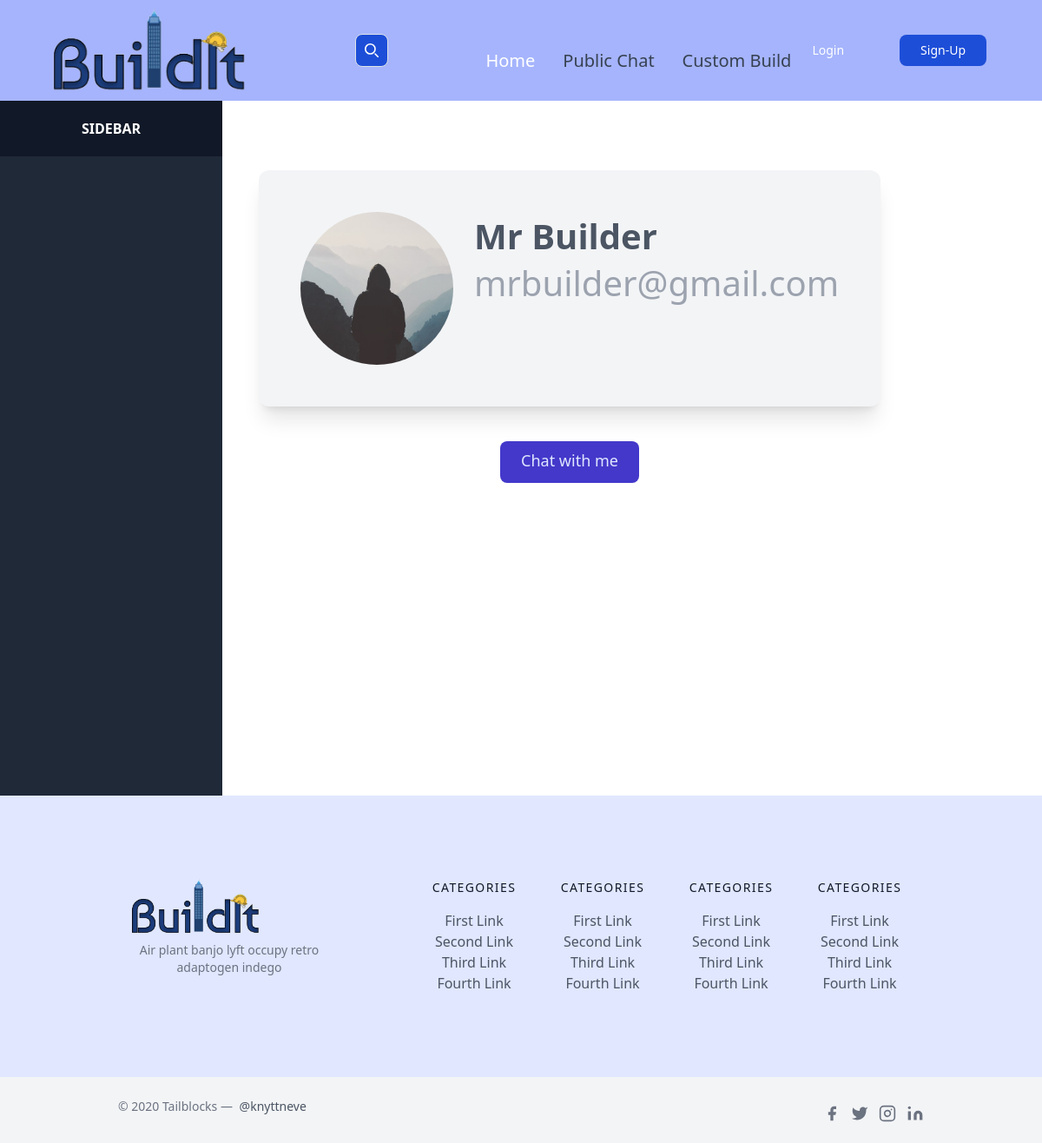
Page /profile/Mr Builder/ on the earlier database version.
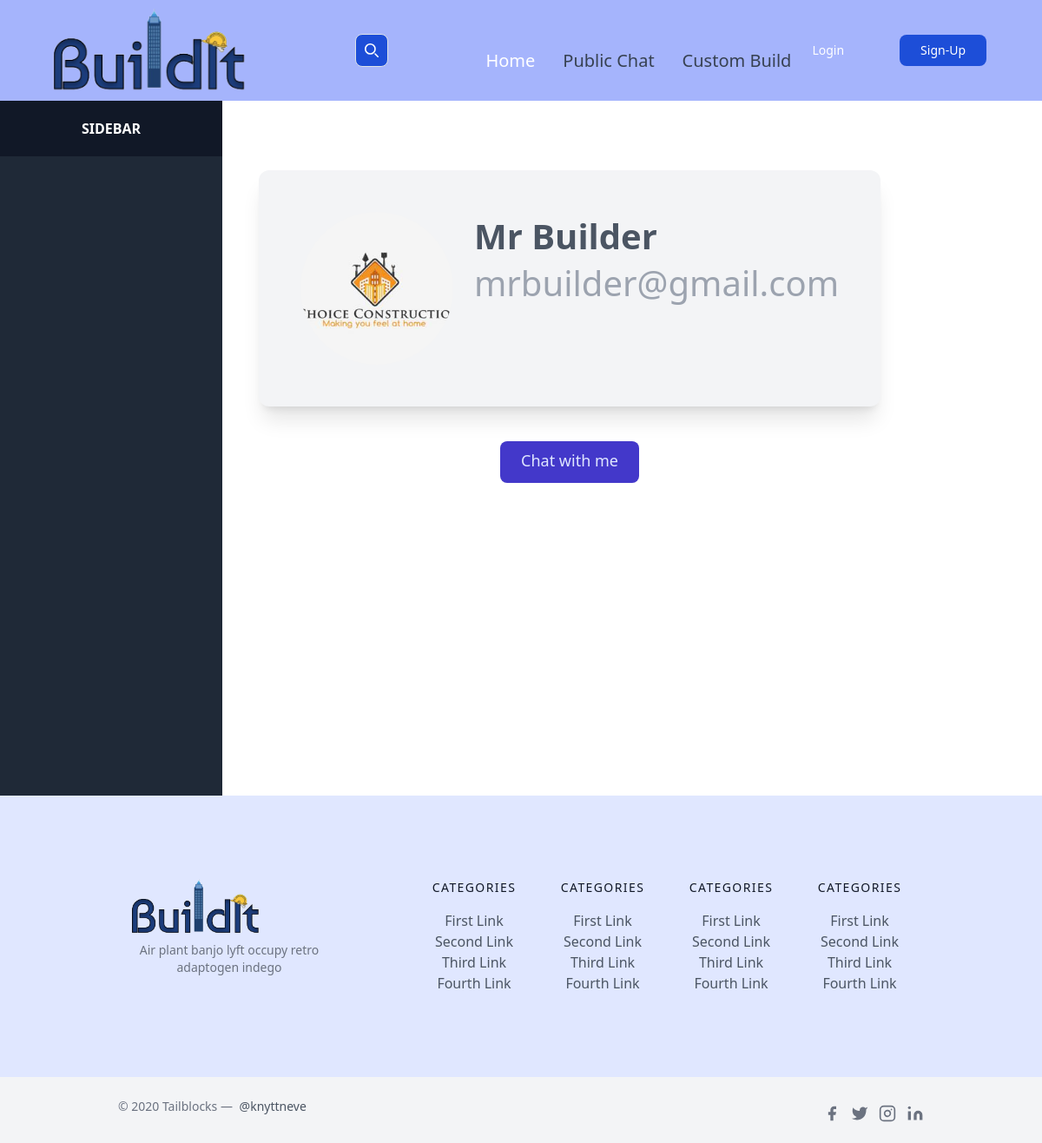
Same page on the later database version.
### users/models.py (models this page shows, shortened)
class Profile(models.Model):
    user = models.OneToOneField(User, on_delete=models.CASCADE)
    image = models.ImageField(default='default.jpg',upload_to='profile_pic')
    bio = models.CharField(default='',max_length=100)
    @property
    def name(self):
        if self.user.username:
            return self.user.username
        return self.user.username
    @property
    def avatar(self):
        if self.image:
            return self.image.url
        return f'{settings.STATIC_URL}images/avatar.svg'

### users/views.py (the view)
# urls.py: path('profile/<str:username>/', profile_view, name='profile'),
def profile_view(request, username=None):
    if username:
        profile = get_object_or_404(User, username=username).profile
    else:
        try:
            profile = request.user.profile
        except:
            return redirect_to_login(request.get_full_path())
    return render(request, 'users/user_profile.html', {'profile':profile})

### users/templates/users/user_profile.html (shortened to what this page needs)
{% extends 'posts/base.html' %}
{% block content %}
<div class="min-vh-100 flex flex-row">
{% include 'posts/chat_sidenav.html' %}
<span class=" w-2/3">
    <div class="dark:bg-slate-800 gap-6 flex justify-center pt-20 fs-1">
      <div
        class="bg-gray-100 dark:bg-gray-700 relative shadow-xl overflow-hidden hover:shadow-2xl group rounded-xl p-5 transition-all duration-500 transform">
        <div class="flex items-center gap-4">
          <img src="{{ profile.avatar }}"
          class="w-44 h-44 group-hover:w-36 group-hover:h-36 h-32 object-center object-cover rounded-full transition-all duration-500 delay-500 transform"/>
          <div class="w-fit transition-all transform duration-500">
            <h1 class="text-gray-600 dark:text-gray-200 font-bold">
              {{ profile.name }}
            </h1>
            <p class="text-gray-400">{{ profile.user.email }}</p>
          </div>
        </div>
  </div>
</div>
    <div class="flex justify-center align-center h-40 pt-8">
        {% if profile.user != user%}
                <a class="flex align-center justify-center h-12 pt-2 px-6 m-2 text-lg text-indigo-100 transition-colors duration-150 bg-indigo-700 rounded-lg focus:shadow-outline hover:bg-indigo-800" href="{% url 'start-chat' profile.user.username %}">Chat with me</a>
        {% endif %}
    </div>
</span>
</div>
{% endblock %}

Differences in the rows shown:
changed Profile "Mr Builder": avatar: picture added in place of a placeholder
